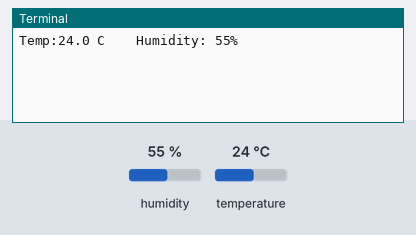
A program run on a simulated Raspberry Pi (BCM pin numbers). On the bench: the last lines printed to the terminal. Inputs (shaded band) come from the test bench; at power-on: humidity 55 %, temperature 24 °C.

Above: at 1.2 s.
1.3 s: humidity set to 22 %
At 3.2 s:
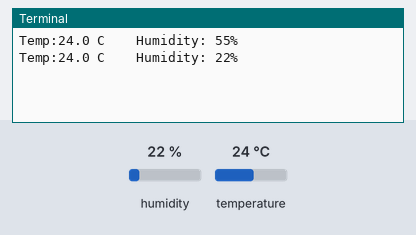
4.3 s: temperature set to 12 °C
At 5.6 s:
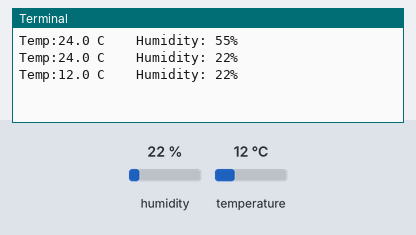
7.3 s: humidity set to 40 %
At 10.4 s:
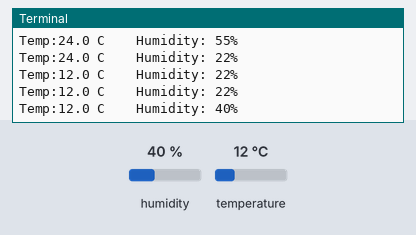
Timing chart, 0 to 11.9 s (numbered marks = the images above; inputs shaded):
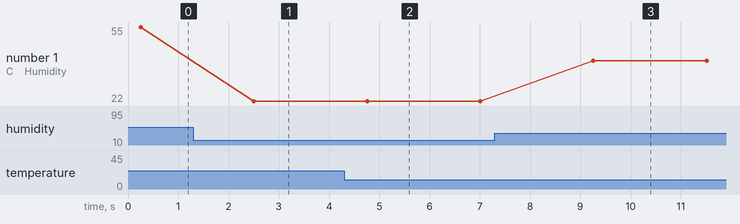

The program:

main.py
```python
import time
import board
import adafruit_dht

# Initial the dht device, with data pin connected to:
dhtDevice = adafruit_dht.DHT11(board.D3,use_pulseio=False)
while True:
    try:
        temperature_c = dhtDevice.temperature
        humidity = dhtDevice.humidity
        print(
            "Temp:{:.1f} C    Humidity: {}% ".format(
                 temperature_c, humidity
            )
        )

    except RuntimeError as error:
        # Errors happen fairly often, DHT's are hard to read, just keep going
        print(error.args[0])
        time.sleep(2.0)
        continue
    except Exception as error:
        dhtDevice.exit()
        raise error

    time.sleep(2.0)
```

Measured:
- after the input at 1.3 s, the terminal: prints a new line after 1.2 s (image 1)
- after the input at 4.3 s, the terminal: prints a new line after 0.46 s (image 2)
- after the input at 7.3 s, the terminal: prints a new line after 2.0 s (image 3)
- plotted number 1: 55 → 22 after the input at 1.3 s, 22 → 40 after the input at 7.3 s
